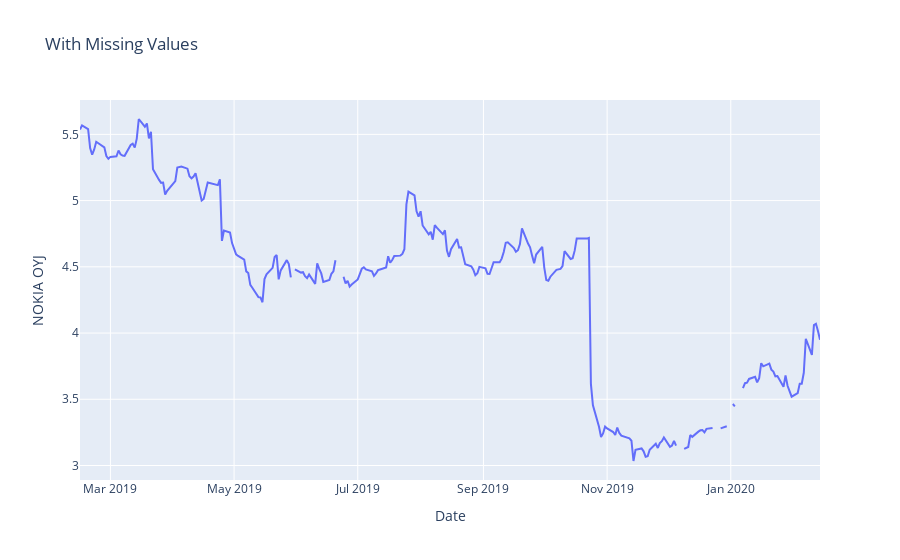
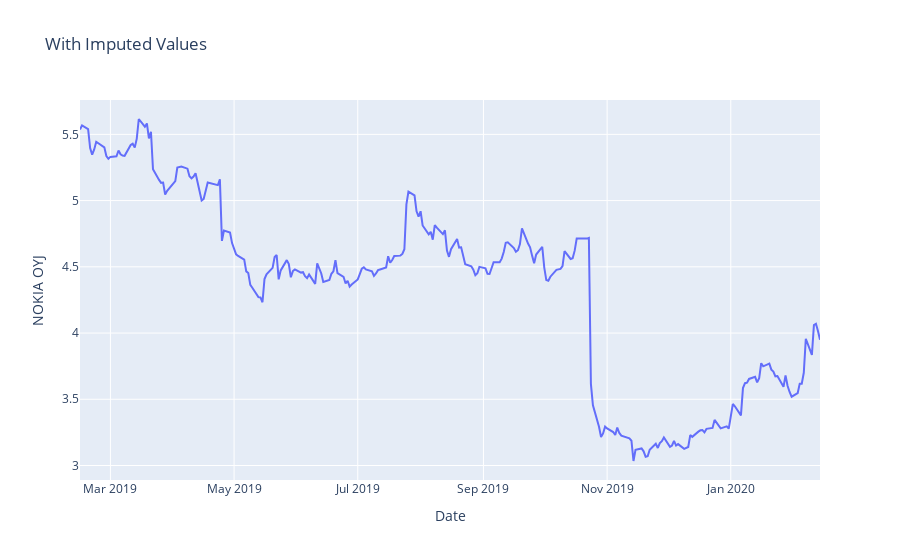

Notebook code cell kept with these figures, in order:
### Markdown cell above
## Imputing Missing Values and Preparing the Final DataFrame

### Since maximimum missing value % for any column is less than 3 percent, a way forward could be their imputation.
### Time series data with very less % of missing values -> it's better to impute than deleting rows with missing values.
### Missing Values Imputation below is carried out using KNN Imputer.
### It will find given 'n' number of similar(close) non empty samples utilizing other features to compute missing values.
### It will find similar movements in the prices comparing its correlated variables and estimate the missing value.

### Code cell
imputeknn = KNNImputer(n_neighbors=5) #5 nearby correlated samples are chosen

#Below gives dataframe with imputed values
df3 = pd.DataFrame(imputeknn.fit_transform(df1), columns = df1.columns, index = df1.index)

#Visualizing two graphs one with missing value and other with imputed value
fig1 = px.line(df1, x=df1.index, y="NOKIA OYJ", title = "With Missing Values")
fig1.show()
fig2 = px.line(df3, x=df3.index, y="NOKIA OYJ", title = "With Imputed Values")
fig2.show()

### Figure 1 — Plotly figure (JSON) as saved in the notebook; plotly's stock layout.template omitted (floating-point values rounded to 4 significant figures; data arrays with more than 128 entries replaced by an {"elided": "..."} marker saying what was removed)
{"data": [{"hovertemplate": "Date=%{x}<br>NOKIA OYJ=%{y}<extra></extra>", "legendgroup": "", "line": {"color": "#636efa", "dash": "solid"}, "marker": {"symbol": "circle"}, "mode": "lines", "name": "", "orientation": "v", "showlegend": false, "type": "scatter", "x": {"elided": "256 str values"}, "xaxis": "x", "y": {"elided": "256 float values"}, "yaxis": "y"}], "layout": {"legend": {"tracegroupgap": 0}, "title": {"text": "With Missing Values"}, "xaxis": {"anchor": "y", "domain": [0, 1], "title": {"text": "Date"}}, "yaxis": {"anchor": "x", "domain": [0, 1], "title": {"text": "NOKIA OYJ"}}}}

### Figure 2 — Plotly figure (JSON) as saved in the notebook; plotly's stock layout.template omitted (floating-point values rounded to 4 significant figures; data arrays with more than 128 entries replaced by an {"elided": "..."} marker saying what was removed)
{"data": [{"hovertemplate": "Date=%{x}<br>NOKIA OYJ=%{y}<extra></extra>", "legendgroup": "", "line": {"color": "#636efa", "dash": "solid"}, "marker": {"symbol": "circle"}, "mode": "lines", "name": "", "orientation": "v", "showlegend": false, "type": "scatter", "x": {"elided": "256 str values"}, "xaxis": "x", "y": {"elided": "256 float values"}, "yaxis": "y"}], "layout": {"legend": {"tracegroupgap": 0}, "title": {"text": "With Imputed Values"}, "xaxis": {"anchor": "y", "domain": [0, 1], "title": {"text": "Date"}}, "yaxis": {"anchor": "x", "domain": [0, 1], "title": {"text": "NOKIA OYJ"}}}}
